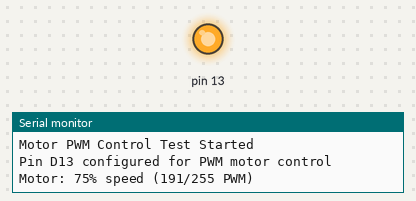
A sketch run on a simulated Arduino Uno, built with avr-gcc and run on an emulated ATmega328P. On the bench: output pins drawn as LEDs (lit = HIGH), the last lines printed to the serial monitor.

Above: at 3.0 s.
At 13.5 s:
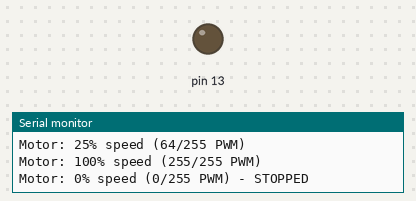
Timing chart, 0 to 19.5 s (numbered marks = the images above):
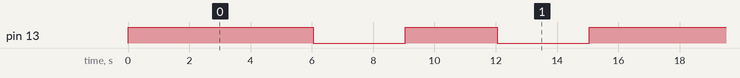

The sketch:

test-pwm-motor-circuit.ino
```cpp
// Test circuit: Arduino UNO + Motor + 5V Battery
// Connections:
// - Arduino VCC to 5V Battery positive
// - Arduino GND to 5V Battery negative
// - Arduino GND to Motor GND
// - Arduino D13 to Motor PWM
// - 5V Battery positive to Motor VCC

// This code demonstrates PWM control of a motor using pin D13
// In CircuitWiz, use the PWM Test button to send PWM signals

void setup() {
  // Configure pin 13 as PWM output for motor control
  pinMode(13, OUTPUT);

  // Initialize serial communication for debugging
  Serial.begin(9600);
  Serial.println("Motor PWM Control Test Started");
  Serial.println("Pin D13 configured for PWM motor control");
}

void loop() {
  // Test different motor speeds using PWM
  // 75% duty cycle - this is what the DEBUG button will send
  analogWrite(13, 191); // 191/255 = ~75% duty cycle
  Serial.println("Motor: 75% speed (191/255 PWM)");
  delay(3000);

  // 50% duty cycle
  analogWrite(13, 128); // 128/255 = 50% duty cycle
  Serial.println("Motor: 50% speed (128/255 PWM)");
  delay(3000);

  // 25% duty cycle
  analogWrite(13, 64); // 64/255 = ~25% duty cycle
  Serial.println("Motor: 25% speed (64/255 PWM)");
  delay(3000);

  // 100% duty cycle (full speed)
  analogWrite(13, 255); // 255/255 = 100% duty cycle
  Serial.println("Motor: 100% speed (255/255 PWM)");
  delay(3000);

  // 0% duty cycle (stopped)
  analogWrite(13, 0); // 0/255 = 0% duty cycle
  Serial.println("Motor: 0% speed (0/255 PWM) - STOPPED");
  delay(3000);
}
```

Measured:
- by itself, pin 13: repeats every 15.0 s: LOW 3.0 s, HIGH 3.0 s, LOW 3.0 s, HIGH 6.0 s
- by itself, everything shown: repeats every 15.0 s, in 4 steps
